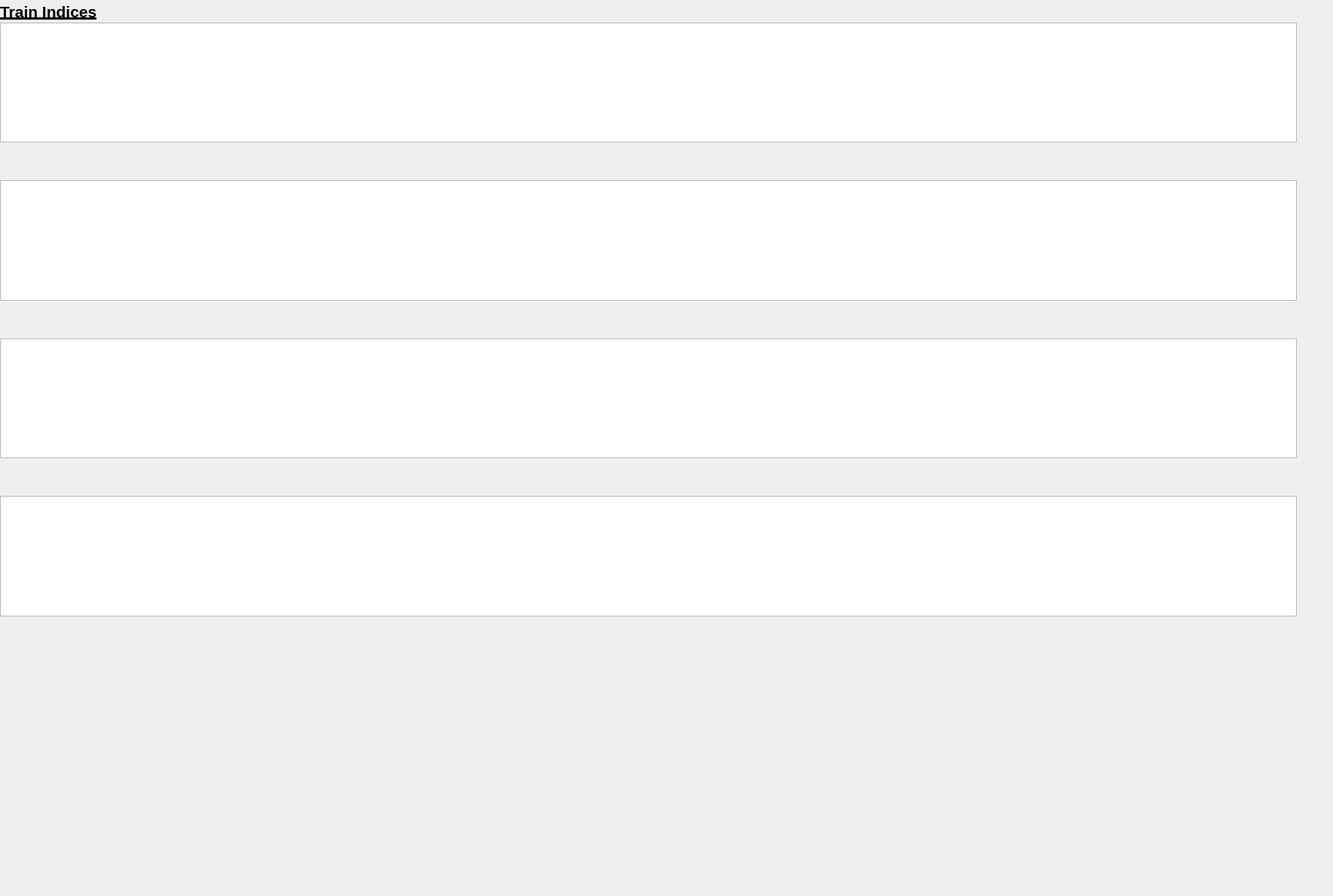
      <widget class="QWidget" name="scrollAreaWidgetContents_6">
       <property name="geometry">
        <rect>
         <x>0</x>
         <y>0</y>
         <width>1769</width>
         <height>1189</height>
        </rect>
       </property>
       <widget class="QLabel" name="label_103">
        <property name="geometry">
         <rect>
          <x>0</x>
          <y>0</y>
          <width>131</width>
          <height>31</height>
         </rect>
        </property>
        <property name="text">
         <string>&lt;html&gt;&lt;head/&gt;&lt;body&gt;&lt;p&gt;&lt;span style=&quot; font-size:16pt; font-weight:700; text-decoration: underline;&quot;&gt;Train Indices&lt;/span&gt;&lt;/p&gt;&lt;/body&gt;&lt;/html&gt;</string>
        </property>
       </widget>
       <widget class="QWidget" name="layoutWidget">
        <property name="geometry">
         <rect>
          <x>0</x>
          <y>30</y>
          <width>1721</width>
          <height>788</height>
         </rect>
        </property>
        <layout class="QVBoxLayout" name="verticalLayout_8">
         <property name="spacing">
          <number>50</number>
         </property>
         <item>
          <widget class="QTableWidget" name="trainIndiceTable_1"/>
         </item>
         <item>
          <widget class="QTableWidget" name="trainIndiceTable_2"/>
         </item>
         <item>
          <widget class="QTableWidget" name="trainIndiceTable_3"/>
         </item>
         <item>
          <widget class="QTableWidget" name="trainIndiceTable_4"/>
         </item>
        </layout>
       </widget>
      </widget>
